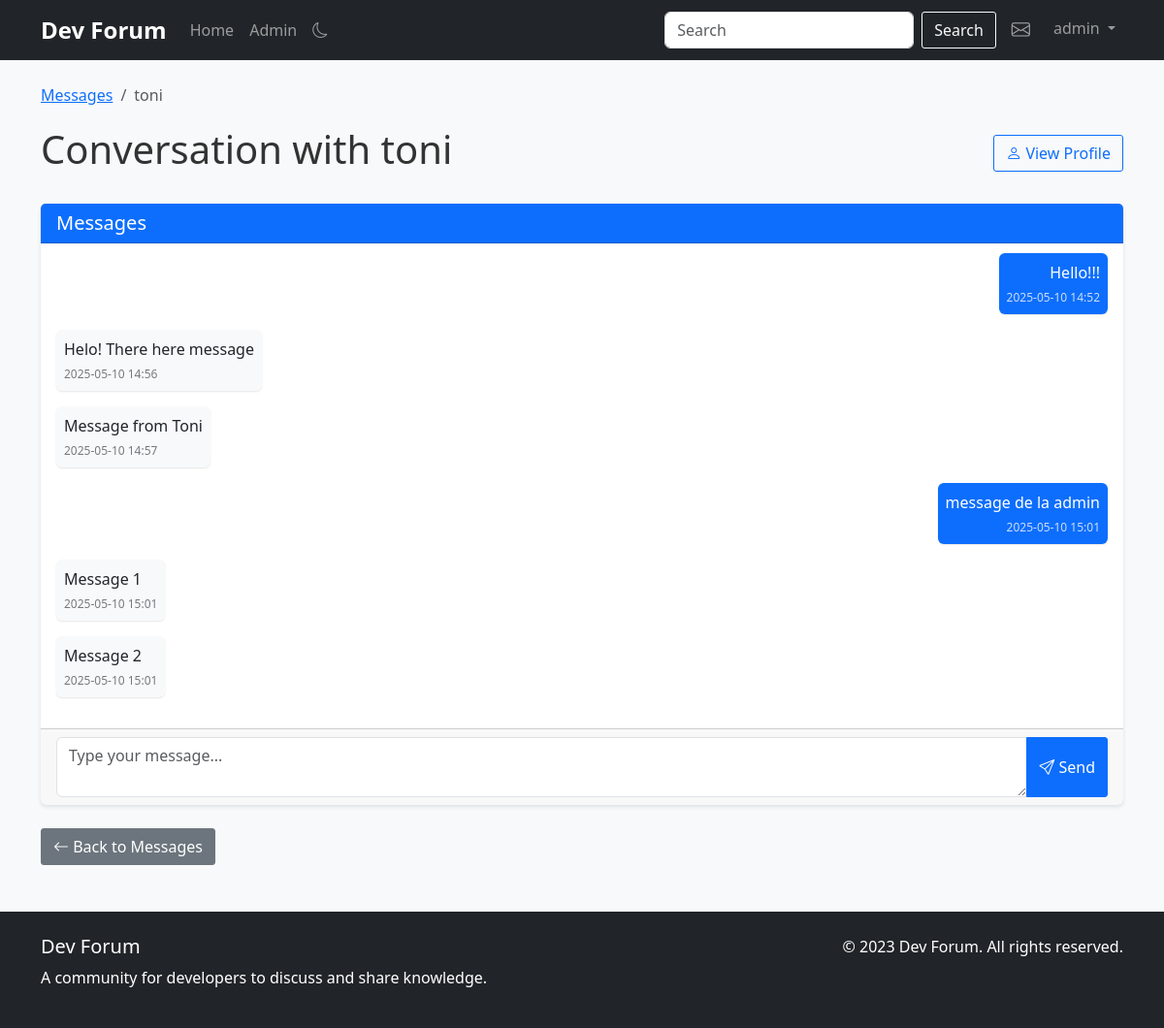
/messages/toni (signed in), run on an earlier commit of the app's database.
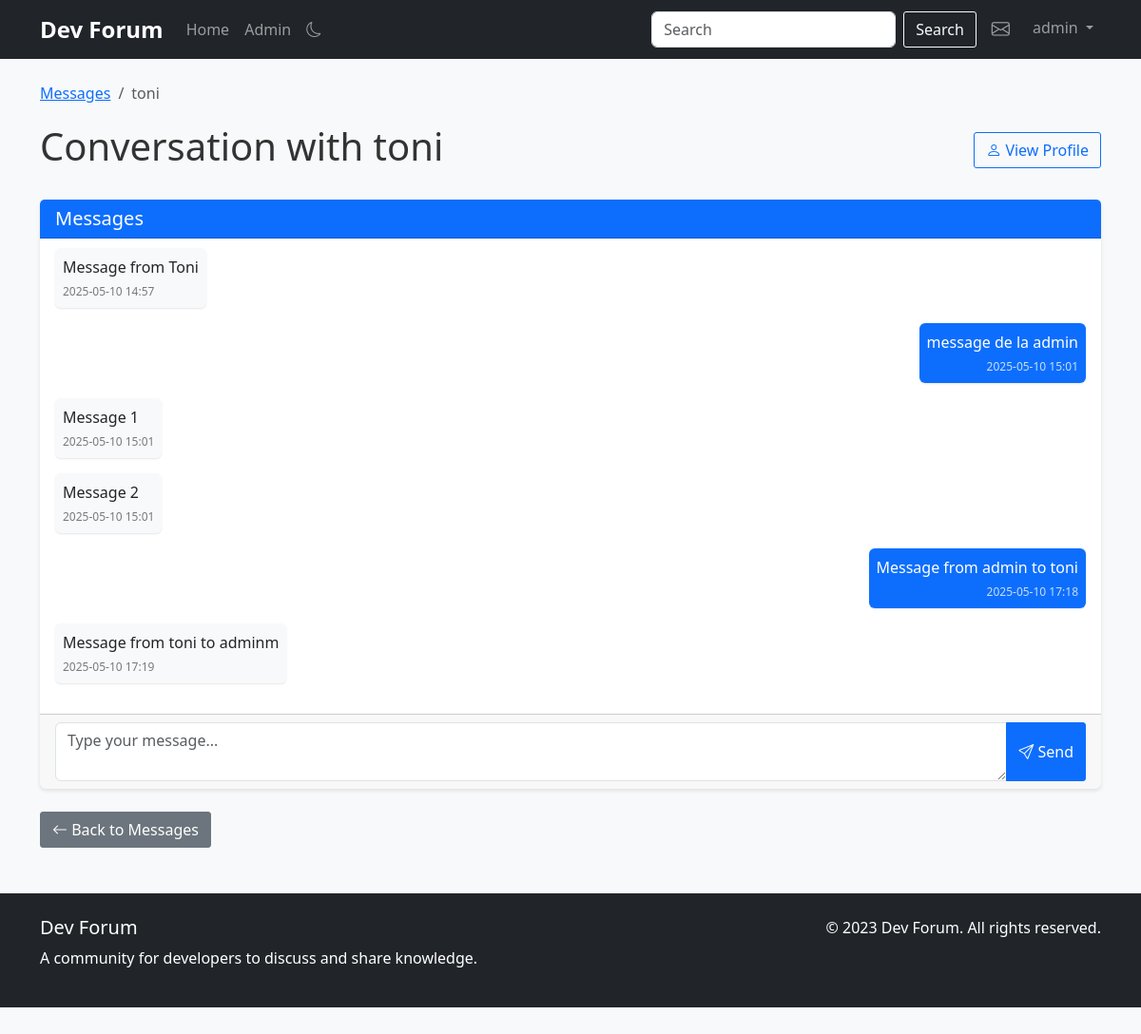
And on a later commit of the database.
### app.py (models this page shows)
class Message(db.Model):
    id = db.Column(db.Integer, primary_key=True)
    content = db.Column(db.Text, nullable=False)
    created_at = db.Column(db.DateTime, default=datetime.utcnow, index=True)
    is_read = db.Column(db.Boolean, default=False)
    sender_id = db.Column(db.Integer, db.ForeignKey('user.id'), nullable=False, index=True)
    recipient_id = db.Column(db.Integer, db.ForeignKey('user.id'), nullable=False, index=True)
    sender = db.relationship('User', foreign_keys=[sender_id], backref=db.backref('sent_messages', lazy='dynamic'))
    recipient = db.relationship('User', foreign_keys=[recipient_id], backref=db.backref('received_messages', lazy='dynamic'))

### app.py (the view, shortened to what this page needs)
@app.route('/messages/<username>', methods=['GET', 'POST'])
@login_required
def conversation(username):
    user = User.query.filter_by(username=username).first_or_404()
    messages = Message.query.filter(
        ((Message.sender_id == current_user.id) & (Message.recipient_id == user.id)) |
        ((Message.sender_id == user.id) & (Message.recipient_id == current_user.id))
    ).order_by(Message.created_at).all()
    unread_messages = Message.query.filter_by(
        sender_id=user.id,
        recipient_id=current_user.id,
        is_read=False
    ).all()
    for message in unread_messages:
        message.is_read = True
    db.session.commit()
    return render_template('conversation.html', user=user, messages=messages)

### app.py (called while the page is built)
@app.template_filter('nl2br')
def nl2br(value):
    if value:
        value = str(value)
        return Markup(value.replace('\n', '<br>'))
    return value

@login_manager.user_loader
def load_user(user_id):
    return User.query.get(int(user_id))

### templates/conversation.html (shortened to what this page needs)
{% extends "base.html" %}
{% block content %}
<div class="row">
    <div class="col-md-12">
        <nav aria-label="breadcrumb">
            <ol class="breadcrumb">
                <li class="breadcrumb-item"><a href="{{ url_for('messages') }}">Messages</a></li>
                <li class="breadcrumb-item active" aria-current="page">{{ user.username }}</li>
            </ol>
        </nav>
        <div class="d-flex justify-content-between align-items-center mb-4">
            <h1>Conversation with {{ user.username }}</h1>
            <a href="{{ url_for('profile', username=user.username) }}" class="btn btn-outline-primary">
                <i class="bi bi-person"></i> View Profile
            </a>
        </div>
        <div class="card mb-4">
            <div class="card-header bg-primary text-white">
                <h5 class="mb-0">Messages</h5>
            </div>
            <div class="card-body p-0">
                <div class="messages-container p-3" style="max-height: 500px; overflow-y: auto;">
                    {% for message in messages %}
                    <div class="message mb-3 {% if message.sender_id == current_user.id %}text-end{% endif %}">
                        <div class="message-bubble d-inline-block p-2 rounded {% if message.sender_id == current_user.id %}bg-primary text-white{% else %}bg-light{% endif %}" style="max-width: 75%;">
                            <div class="message-content">
                                {{ message.content|nl2br }}
                            </div>
                            <div class="message-time small text-{% if message.sender_id == current_user.id %}light{% else %}muted{% endif %}">
                                {{ message.created_at.strftime('%Y-%m-%d %H:%M') }}
                            </div>
                        </div>
                    </div>
                    {% else %}
                    <div class="text-center p-3">
                        <p class="mb-0">No messages yet. Start the conversation!</p>
                    </div>
                    {% endfor %}
                </div>
            </div>
            <div class="card-footer">
                <form method="post" action="{{ url_for('conversation', username=user.username) }}">
                    <div class="input-group">
                        <textarea class="form-control" name="content" placeholder="Type your message..." rows="2" required></textarea>
                        <button class="btn btn-primary" type="submit">
                            <i class="bi bi-send"></i> Send
                        </button>
                    </div>
                </form>
            </div>
        </div>
        <div class="mt-3">
            <a href="{{ url_for('messages') }}" class="btn btn-secondary">
                <i class="bi bi-arrow-left"></i> Back to Messages
            </a>
        </div>
    </div>
</div>
{% endblock %}

What changed in the data, as far as the page shows it:
no longer on this page (row unchanged): Message: content "Hello!!!", created_at "2025-05-10 14:52"
no longer on this page (row unchanged): Message: content "Helo! There here message", created_at "2025-05-10 14:56"
added Message: content "Message from admin to toni", created_at "2025-05-10 17:18"
added Message: content "Message from toni to adminm", created_at "2025-05-10 17:19"
